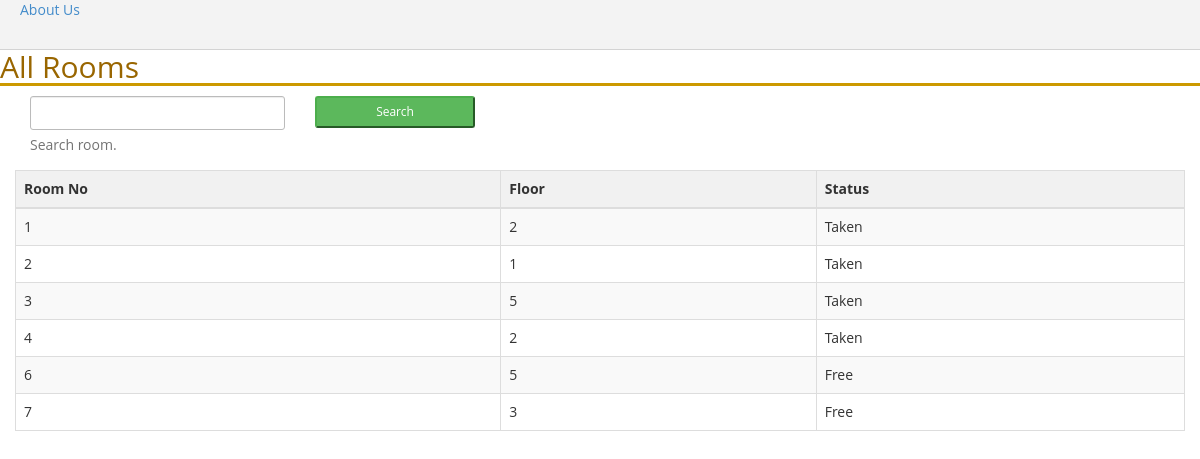
The app's page /rooms/, older data.
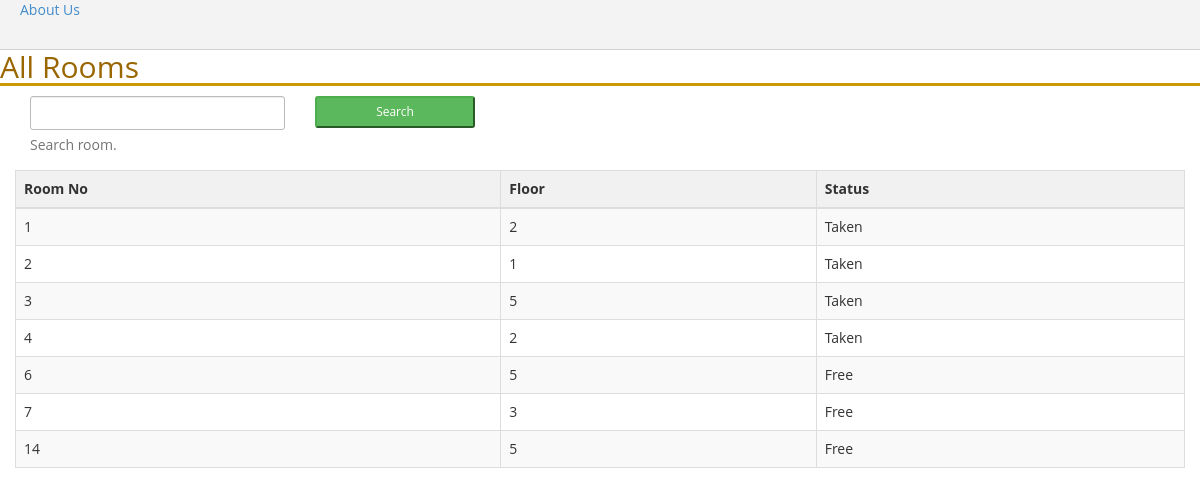
The same page, newer data.
### Homedashboard/models.py (models this page shows, shortened)
class House(models.Model):
    roomno = models.IntegerField(primary_key=True)
    floor = models.CharField(max_length=32)
    status = models.TextField()
    category = models.ForeignKey(HouseCategory,default=6000)

### Homedashboard/views.py (the view)
# urls.py: url(r'^rooms/$', views.rooms,name="rooms"),
def rooms(request):
    template = loader.get_template('rooms.html')
    context = {
        'rooms': House.objects.all()
    }
    return HttpResponse(template.render(context, request))

### templates/rooms.html (shortened to what this page needs)
<!DOCTYPE html>
<html lang="en">
<head>
       {%load static%}
    <link href={% static '/css/bootstrap.css'%} rel="stylesheet" type="text/css"/>
    <link href={% static '/css/font-awesome.css'%} rel="stylesheet" type="text/css"/>
    <link href={% static '/css/custom.css'%} rel="stylesheet" type="text/css"/>
     <link href={% static '/w2ui/w2ui-1.4.3.min.css'%} rel="stylesheet" type="text/css"/>
</head>
<body>
  <div id="wrapper">
       <div class="navbar navbar-inverse navbar-fixed-top">
            <div class="adjust-nav">
                <div class="navbar-header">
                    <a href="/newtenant/">About Us</a>
                </div>
            </div>
       </div>
      <h1>All Rooms</h1>
      <div class="col-md-6">
          <div class="col-md-6">
              <div class="form-group">
                  <input class="form-control" />
                  <p class="help-block">Search room.</p>
              </div>
          </div>
          <div class="col-md-4">
              <input type="button" class="btn-success btn-sm btn-block" value="Search" id="search"/>
          </div>
      </div>
    <div  class="col-md-12">
    <table class="table table-striped table-bordered table-hover">
        <thead>
        <tr>
            <th>Room No</th>
            <th>Floor</th>
            <th>Status</th>
          </tr>
        </thead>
        <tbody>
             {% for room in rooms %}
            <tr>
             <td>{{ room.roomno }}</td>
            <td>{{ room.floor }}</td>
            <td>{{ room.status }}</td>
            </tr>
         {% endfor %}
        </tbody>
    </table>
    </div>
</div>
</body>
</html>

### Homedashboard/static/css/custom.css (style rules this page uses)
body { font-family: 'Open Sans', sans-serif; }
#wrapper { width: 100%; margin-top:50px; }
.navbar-inverse { background-color: #f3f3f3; border-color: #D3D3D3; }
.adjust-nav { padding-left:20px;padding-right:20px; }
@media (min-width:768px) { .navbar { border-radius: 0px; } }
h1 { border-bottom: 3px solid #cc9900; color: #996600; font-size: 30px; }
table, th , td { border: 1px solid grey; border-collapse: collapse; padding: 5px; }
table tr:nth-child(odd) { background-color: #f1f1f1; }
table tr:nth-child(even) { background-color: #ffffff; }

Row changes from the older to the newer data that the page shows:
added House: roomno "14", floor "5", status "Free"
